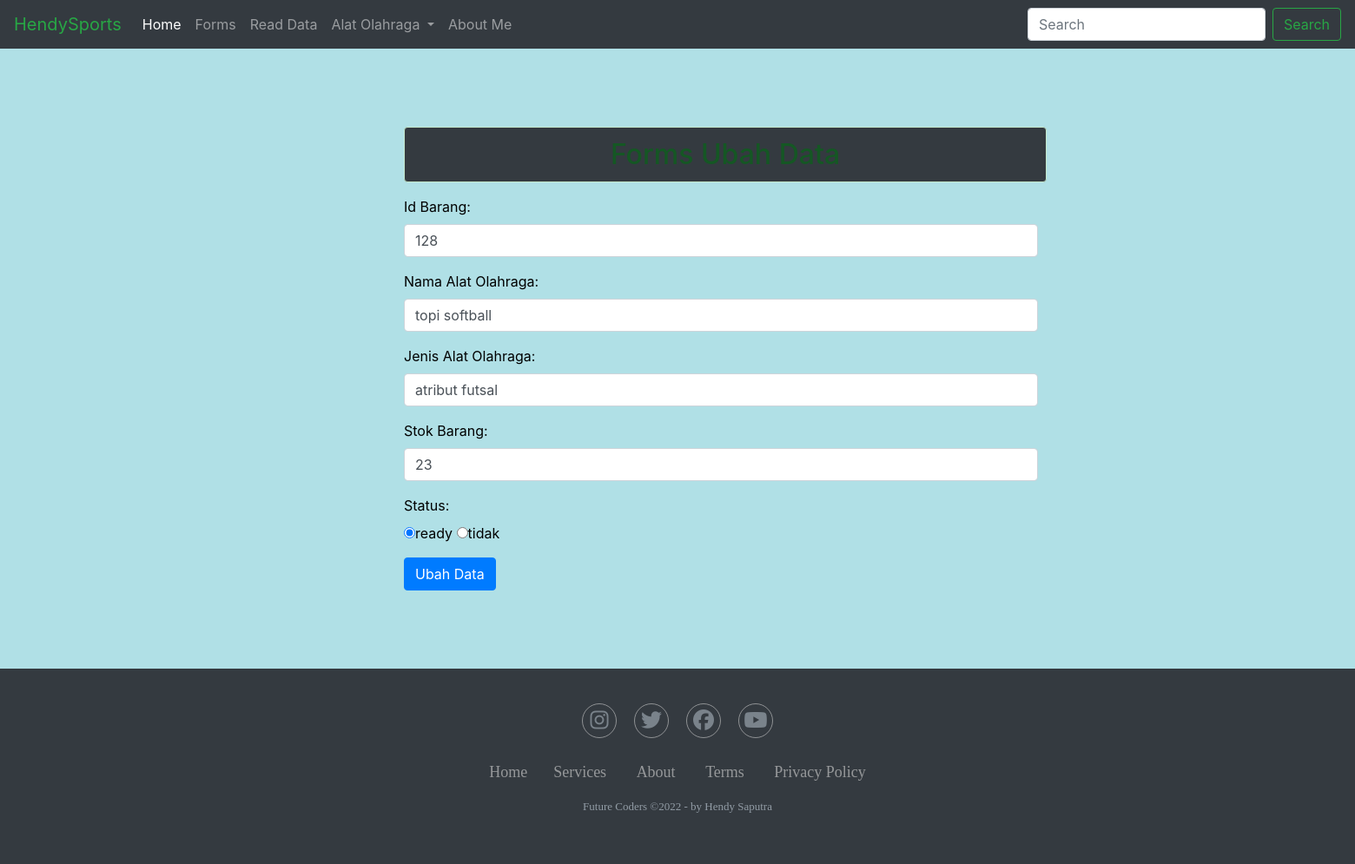
/update.php?id=128, run on the app's committed database.
### tables this page shows
CREATE TABLE `goods` (
  `id_barang` int(5) NOT NULL,
  `nama_barang` varchar(30) NOT NULL,
  `jenis_barang` varchar(30) NOT NULL,
  `stok_barang` int(5) NOT NULL,
  `status_barang` enum('ready','tidak') DEFAULT NULL
);

### update.php (the view, shortened to what this page needs)
<?php
include('koneksi.php');
?>
<!DOCTYPE html>
<html lang="en">
<head>
  <link rel="stylesheet" href="https://cdn.jsdelivr.net/npm/bootstrap@4.0.0/dist/css/bootstrap.min.css">
  <link rel="stylesheet" href="style.css">
  <link rel="stylesheet" href="forms1.css">
  <link rel="stylesheet" href="https://cdnjs.cloudflare.com/ajax/libs/font-awesome/6.2.0/css/all.min.css" />
  <link href="//netdna.bootstrapcdn.com/font-awesome/3.2.1/css/font-awesome.css" rel="stylesheet">
</head>
<body>
  <nav class="navbar navbar-expand-lg navbar-dark bg-dark">
    <a class="navbar-brand text-success" href="#">HendySports</a>
    <div class="collapse navbar-collapse" id="navbarSupportedContent">
      <ul class="navbar-nav mr-auto">
        <li class="nav-item active">
          <a class="nav-link" href="index.php">Home <span class="sr-only">(current)</span></a>
        </li>
        <li class="nav-item">
            <a class="nav-link" href="forms.php">Forms</a>
        </li>
        <li class="nav-item">
            <a class="nav-link" href="tampilan.php">Read Data</a>
        </li>
        <li class="nav-item dropdown">
          <a class="nav-link dropdown-toggle" href="#" id="navbarDropdown" role="button" data-toggle="dropdown" aria-haspopup="true" aria-expanded="false">
            Alat Olahraga
          </a>
        <li class="nav-item">
          <a class="nav-link" href="about.php">About Me</a>
        </li>
      </ul>
      <form class="form-inline my-2 my-lg-0">
        <input class="form-control mr-sm-2" type="search" placeholder="Search" aria-label="Search">
        <button class="btn btn-outline-success my-2 my-sm-0" type="submit">Search</button>
      </form>
    </div>
  </nav>
  <div class="container">
        <h2 class="alert alert-success text-center mt-5 col-md-8">Forms Ubah Data</h2>
        <form action="" method="POST">
        <?php
            $tampil = mysqli_query($koneksi, "SELECT * FROM goods WHERE id_barang = '" . $_GET['id'] . "'");
            if (mysqli_num_rows($tampil) > 0) {
                while ($row = mysqli_fetch_array($tampil)) {
        ?>
            <div class="form-group">
                <div class="row">
                    <div class="col-md-8">
                        <label for="id_barang">Id Barang:</label>
                        <input type="number" name="id_barang" value="<?php echo $row['id_barang']; ?>" class="form-control" placeholder="Masukan Id Barang">
                    </div>
                </div>
            </div>
             <div class="form-group">
                <div class="row">
                    <div class="col-md-8">
                        <label for="nama_barang">Nama Alat Olahraga:</label>
                        <input type="text" name="nama_barang" value="<?php echo $row['nama_barang']; ?>"  class="form-control" placeholder="Masukan Nama Alat Olahraga">
                    </div>
                </div>
            </div>
            <div class="form-group">
                <div class="row">
                    <div class="col-md-8">
                        <label for="jenis_barang">Jenis Alat Olahraga:</label>
                        <input type="text" name="jenis_barang" value="<?php echo $row['jenis_barang']; ?>" class="form-control" placeholder="Jenis Alat Olahraga">
                    </div>
                </div>
            </div>
            <div class="form-group">
                <div class="row">
                    <div class="col-md-8">
                        <label for="stok_barang">Stok Barang:</label>
                        <input type="number" name="stok_barang" value="<?php echo $row['stok_barang']; ?>" class="form-control" placeholder="Masukan Stok Barang">
                    </div>
                </div>
            </div>
            <div class="form-group">
                <label for="status_barang">Status: </label>
                <div class="row">
                    <div class="col-md-8">
                        <input type="radio" name="status_barang"  value="ready" <?php if($row['status_barang'] == "ready")echo "checked"?> >ready
                        <input type="radio" name="status_barang" value="tidak" <?php if($row['status_barang'] == "tidak")echo "checked"?>>tidak
                    </div>
                </div>
            </div>
            <?php
                }
            }
            ?>
            <button type="submit" name="submit" value="update"  class="btn btn-primary">Ubah Data</button>
        </form>
    </div>
  <section class="footer">
    <div class="social">
      <a href="#"><i class="fab fa-instagram"></i></a>
      <a href="#"><i class="fab fa-twitter"></i></a>
      <a href="#"><i class="fab fa-facebook"></i></a>
      <a href="#"><i class="fab fa-youtube"></i></a>
    </div>
    <ul class="list">
      <li>
        <a href="#">Home</a
      </li>
      <li>
        <a href="#">Services</a>
      </li>
      <li>
        <a href="#">About</a>
      </li>
      <li>
        <a href="#">Terms</a>
      </li>
      <li>
        <a href="#">Privacy Policy</a>
      </li>
    </ul>
    <p class="copyright">
      Future Coders &copy;2022 - by Hendy Saputra
    </p>
  </section>
</body>
</html>

### style.css (style rules this page uses)
* { box-sizing: border-box; margin: 0; padding: 0; }
body { background-color: white; color: black; }
.navbar { margin-bottom: 25px; }
.text-center { background-color:#343a40; }
.footer { font-family:'Sege UI'; font-weight: 400; background-color:#343a40; padding: 40px 0; }
.footer .social { text-align: center; padding-bottom: 25px; color: #929ca5; }
.footer .social a { font-size: 24px; color: inherit; border: 1px solid #cccc; width: 40px; height: 40px; line-height: 38px; display: inline-block; text-align: center; border-radius: 50%; margin: 0 8px; opacity: 0.75; }
.footer ul { margin-top:0; padding: 0; list-style: none; font-size: 18px; line-height: 1.6; margin-bottom: 0; text-align: center; }
.footer ul li a { color:#cccc ; text-decoration: none; opacity: 0.8; }
.footer ul li { display: inline-block; padding: 0 15px; }
.footer .copyright { margin-top: 15px; text-align: center; font-size: 13px; color: #929ca5; }

### forms1.css (style rules this page uses)
body { background-color: powderblue; }
.container { margin: 90px 450px; }

### data on the page
goods: id_barang "128", nama_barang "topi softball", jenis_barang "atribut futsal", stok_barang "23", status_barang "☑"
